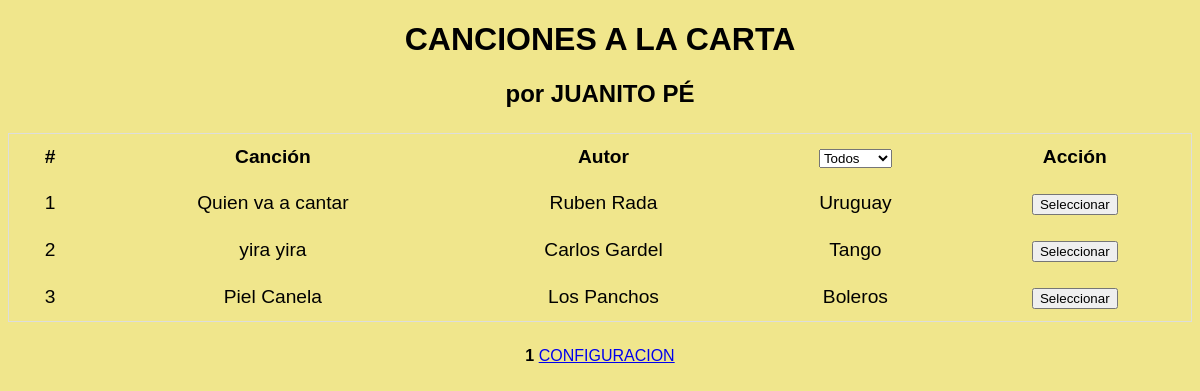
The page /1 on the database its author committed.
### models/playlist.py (models this page shows, shortened)
class PlayList(db.Model):
    __tablename__ = "playlist"
    id = db.Column(db.Integer, primary_key=True)
    name = db.Column(db.String(80), nullable=False)
    author = db.Column(db.String(80), nullable=False)
    selected = db.Column(db.Boolean, default=False)
    genero_id = db.Column(db.Integer, db.ForeignKey("genero.id"), nullable=False)
    genero = db.relationship("Genero", back_populates="playlist")

class Genero(db.Model):
    __tablename__ = "genero"
    id = db.Column(db.Integer, primary_key=True)
    name = db.Column(db.String(80), nullable=False)
    playlist = db.relationship("PlayList", back_populates = "genero")

### app.py (the view)
@app.route('/<int:page_num>')
def user(page_num):
    genero_id = request.args.get('genero')
    query = PlayList.query
    if genero_id:
        query = query.filter_by(genero_id=genero_id)
    songs = query.paginate(per_page=20, page=page_num, error_out=True)
    generos = Genero.query.all()
    return render_template('user.html', songs=songs, generos=generos)

### templates/user.html (shortened to what this page needs)
<!DOCTYPE html>
<html>
<head>
    <link rel="stylesheet" type="text/css" href="../static/styles.css">
</head>
<body>
    <h1>CANCIONES A LA CARTA</h1>
    <h2>por JUANITO PÉ</h2>
    <table class="styled-table">
<thead>
    <tr>
        <th>#</th>
        <th>Canción</th>
        <th>Autor</th>
        <th>
            <form method="GET" action="{{ url_for('user', page_num=1) }}">
                <select name="genero" onchange="this.form.submit()">
                    <option value="">Todos</option>
                </select>
            </form>
        </th>
        <th>Acción</th>
    </tr>
</thead>
        <tbody>
            {% for song in songs.items %}
                <tr>
                    <td>{{ song.id }}</td>
                    <td>{{ song.name }}</td>
                    <td>{{ song.author }}</td>
                    <td>{{ song.genero.name }}</td>
                    <td>
                        {% if song.selected %}
                            <form method="POST" action="{{ url_for('deselect_song', song_id=song.id) }}" style="display:inline;">
                            <button type="submit">Quitar</button>
                            </form>
                        {% else %}
                            <form method="POST" action="{{ url_for('select_song', song_id=song.id) }}" style="display:inline;">
                                <button type="submit">Seleccionar</button>
                            </form>
                        {% endif %}
                    </td>
                </tr>
            {% endfor %}
        </tbody>
    </table>
    {% for page in songs.iter_pages() %}
      {% if page %}
        {% if page != songs.page %}
          <a href="{{ url_for('user', page_num=page) }}">{{ page }}</a>
        {% else %}
          <strong>{{ page }}</strong>
        {% endif %}
      {% else %}
        <span class=ellipsis>…</span>
      {% endif %}
    {% endfor %}
    <a href="{{ url_for('admin_panel.index') }}">CONFIGURACION</a>
</body>
</html>

### static/styles.css (style rules this page uses)
body { background-color: #f0e68c; font-family: Arial, sans-serif; text-align: center; }
.styled-table { border-collapse: collapse; margin: 25px auto; font-size: 1.2em; width: 100%; text-align: center; border: 1px solid #dddddd; }
.styled-table th, .styled-table td { padding: 12px 15px; }

### rows shown on the page
PlayList: id "1", name "Quien va a cantar", author "Ruben Rada", genero.name "Uruguay"
PlayList: id "2", name "yira yira", author "Carlos Gardel", genero.name "Tango"
PlayList: id "3", name "Piel Canela", author "Los Panchos", genero.name "Boleros"

### other values the page prints
{{ page }} "1"
